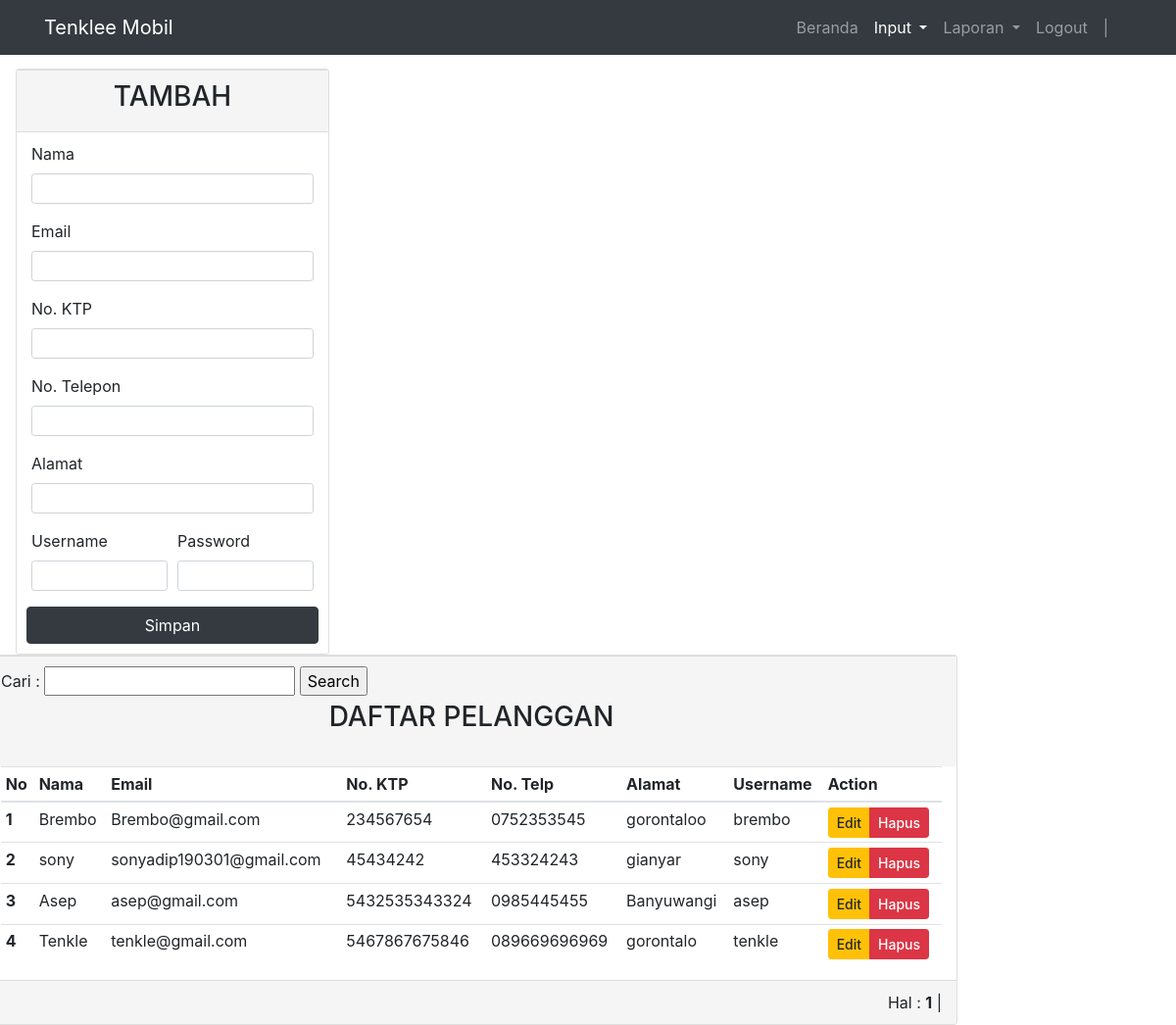
Page /Admin/tambah_pelanggan.php on the committed database.
### tables this page shows
CREATE TABLE `pelanggan` (
  `no_ktp` varchar(20) NOT NULL,
  `nama` varchar(30) DEFAULT NULL,
  `email` varchar(30) DEFAULT NULL,
  `no_telp` varchar(15) DEFAULT NULL,
  `alamat` varchar(50) DEFAULT NULL,
  `username` varchar(10) DEFAULT NULL,
  `password` varchar(32) DEFAULT NULL
);

### Admin/tambah_pelanggan.php (the view, shortened to what this page needs)
<!DOCTYPE html>
<html lang="en">
<head>
  <link rel="stylesheet" href="https://maxcdn.bootstrapcdn.com/bootstrap/4.5.2/css/bootstrap.min.css">
</head>
<body>
    <nav class="navbar navbar-expand-lg navbar-dark bg-dark fixed-top">
        <div class="container">
            <a class="navbar-brand" href="#">Tenklee Mobil</a>
                    <div class="collapse navbar-collapse" id="navbarNavAltMarkup">
                        <div class="navbar-nav ml-auto">
                            <a class="nav-item nav-link " href="beranda_admin.php">Beranda <span class="sr-only">(current)</span></a>
                            <li class="nav-item active dropdown">
                                <a class="nav-link dropdown-toggle" href="#" id="navbarDropdown" role="button" data-toggle="dropdown" aria-haspopup="true" aria-expanded="false">
                                Input
                                </a>
                            </li>
                            <li class="nav-item dropdown">
                                <a class="nav-link dropdown-toggle" href="#" id="navbarDropdown" role="button" data-toggle="dropdown" aria-haspopup="true" aria-expanded="false">
                                Laporan
                                </a>
                            </li>
                            <a class="nav-item nav-link" href="../Logout.php"onclick="return confirm('Apakah anda yakin ingin keluar ?')">Logout</a>
                            <a class="nav-item nav-link" href="#"> | </a>
                            <a class="nav-link"  style="font-weight: bold; color:deepskyblue;">
                                <?php
                                $username=$_SESSION['username'];
                                echo $username
                                ?></a>
                        </div>
                    </div>
        </div>
    </nav>
<div class="row">
            <div class="col-md-3">
                <div class="card" style="width: 20rem;">
                    <div class="panel-heading panel-custom"><h3 class="text-center">TAMBAH</h3></div>
                        <div class="panel-body panel-custom">
                        <form method="post" action="pelanggan_aksi.php" class="needs-validation" novalidate>
                                <div class="form-group">
                                    <label for="nama">Nama</label>
                                    <input type="text" name="nama" class="form-control form-control-sm" id="nama" placeholder="" autofocus="on" required>
                                </div>
                                <div class="form-group">
                                    <label for="Email">Email</label>
                                    <input type="text" name="email" class="form-control form-control-sm" id="email" placeholder="" required>
                                </div>
                                <div class="form-group">
                                    <label for="no_ktp">No. KTP</label>
                                    <input type="text" name="no_ktp" class="form-control form-control-sm" id="no_ktp" placeholder="" required>
                                </div>
                                <div class="form-group">
                                    <label for="no_telp">No. Telepon</label>
                                    <input type="text" name="no_telp" class="form-control form-control-sm" id="not_elp" placeholder="" required>
                                </div>
                                <div class="form-group">
                                    <label for="alamat">Alamat</label>
                                    <input type="text" name="alamat" class="form-control form-control-sm" id="alamat" placeholder="" required>
                                </div>
                                <form>
                                <div class="form-row">
                                    <div class="form-group col-md-6">
                                    <label for="username">Username</label>
                                    <input type="text" name="username" class="form-control form-control-sm" id="username" placeholder="" required>
                                </div>
                                <div class="form-group col-md-6">
                                    <label for="password">Password</label>
                                    <input type="password" name="password" class="form-control form-control-sm" id="password" placeholder="" required>
                                </div>
                                <button type="submit" class="btn btn-dark btn-block">Simpan</button>
                            </form>
                    </div>
                </div>
            </div>
</div>
<div class="col-sm-">
        <div class="card" style="width: 62rem;">
        <div class="panel-heading panel-custom">
        <form method="post" enctype="multipart/form-data">
            <label>Cari :</label>
            <input type="text" name="keyword">
            <input type="submit" value="Search" name="cari">
            </form>
        <h3 class="text-center mb-4">DAFTAR PELANGGAN</h3></div>
	        <div class="panel-body">
            <div class="col-sm-12">
	            <table class="table table-sm">
	                <thead>
	                    <tr>
	                        <th scope="col">No</th>
	                        <th scope="col">Nama</th>
                            <th scope="col">Email</th>
                            <th scope="col">No. KTP</th>
                            <th scope="col">No. Telp</th>
                            <th scope="col">Alamat</th>
                            <th scope="col">Username</th>
                            <th scope="col">Action</th>
	                    </tr>
	                </thead>
	                <tbody>
                    <?php
                            $batas = 10;
                            $halaman = @$_GET['halaman'];
                                if(empty($halaman)){
                            $posisi = 0;
                            $halaman = 1;
                            }
                            else {
                                $posisi = ($halaman-1) * $batas;
                            }
                        $nohal = 5;
                        $mulai = ($halaman>1) ? ($halaman * $nohal) - $nohal : 0;
                        $no = $mulai+1;
                        include ("../config.php");
	                    if(isset($_POST["cari"])){
                            $search = $_POST['keyword'];
                            $query = "SELECT * FROM pelanggan WHERE nama LIKE '%$search%' OR Email LIKE '%$search%' OR no_ktp LIKE '%$search%' OR no_telp LIKE '%$search%' OR username LIKE '%$search%' OR alamat LIKE '%$search%'  LIMIT $posisi, $batas";
                        } else {
                            $query = "SELECT * FROM pelanggan LIMIT $posisi, $batas";
                        }
                        $data = mysqli_query($connection,$query);
                        while($row = mysqli_fetch_array($data)){
                            ?>
                            <th scope="row"><?=$no++?></th>
															<td><?=$row['nama']?></td>
															<td><?=$row['email']?></td>
                                                            <td><?=$row['no_ktp']?></td>
                                                            <td><?=$row['no_telp']?></td>
                                                            <td><?=$row['alamat']?></td>
                                                            <td><?=$row['username']?></td>
	                            <td class="hidden-print">
	                                <div class="btn-group">
	                                    <a href="edit_pelanggan.php?no_ktp=<?php echo $row ['no_ktp'];?>" style="font-weight: 500" class="btn btn-warning btn-sm">Edit</a>
	                                    <a onclick="return confirm('Apakah anda yakin ingin menghapus ?')" href="hapus_pelanggan.php?no_ktp=<?php echo $row ['no_ktp'];?>" style="font-weight: 500" class="btn btn-danger btn-sm">Hapus</a>
	                                </div>
	                            </td>
                            <?php
	                    }
		            ?>
	                </tbody>
	            </table>
	        </div>
            <div style="text-align: right;" class="panel-footer panel-custom">
                    <?php include ("../config.php");
                        $query2		= mysqli_query($connection, "select * from pelanggan");
                        $jmldata	= mysqli_num_rows($query2);
                        $jmlhalaman	= ceil($jmldata/$batas);
                echo " Hal : ";
                for($i=1; $i<=$jmlhalaman; $i++)
                if($i != $halaman){
                    echo " <a href=\"tambah_pelanggan.php?halaman=$i\">$i</a> | ";
                }
                else{
                    echo " <b>$i</b> | ";
                } ?>
			</div>
	    </div>
        </div>
    </div>
</body>
</html>

### Admin/tambah_pelanggan.php (style rules this page uses)
.panel-footer.panel-custom { padding: 10px 15px; background-color: #f5f5f5; border-top: 1px solid #ddd; border-bottom-right-radius: 3px; border-bottom-left-radius: 3px; }
.panel-heading.panel-custom { padding: 10px 15px; background-color: #f5f5f5; border-top: 1px solid #ddd; border-bottom-right-radius: 3px; border-bottom-left-radius: 3px; }
.panel-body.panel-custom { padding: 10px 15px; background-color: white; border-top: 1px solid #ddd; border-bottom-right-radius: 3px; border-bottom-left-radius: 3px; }
body { margin-top: 70px; background-size:cover; }

### rows in the picture
pelanggan: nama "Brembo", email "Brembo@gmail.com", no_ktp "234567654", no_telp "0752353545", alamat "gorontaloo", username "brembo"
pelanggan: nama "sony", email "sonyadip190301@gmail.com", no_ktp "45434242", no_telp "453324243", alamat "gianyar", username "sony"
pelanggan: nama "Asep", email "asep@gmail.com", no_ktp "5432535343324", no_telp "0985445455", alamat "Banyuwangi", username "asep"
pelanggan: nama "Tenkle", email "tenkle@gmail.com", no_ktp "5467867675846", no_telp "089669696969", alamat "gorontalo", username "tenkle"
